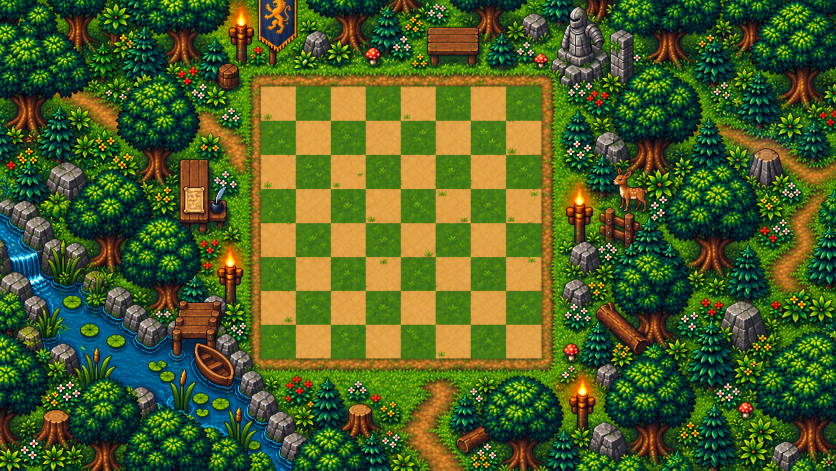
#> input picture presentation_v019/forest_wide.png, 1672 x 941 px (shown at 1/2 size)
$ python casas_madeira_r87.py
#> lines starting #> are read from the running program, lines starting #| are printed output that depends on the picture
"""R87 · Celular, tabuleiro de madeira: as 64 casas pintadas na arte (presentation_v019/forest_wide.png)
recortadas uma a uma (1 px para dentro, sem as emendas/riscos) num atlas 8x8 de casas quadradas.
O jogo desenha cada casa exatamente na grade jogável, então destaques e casas ficam alinhados."""
import os
from PIL import Image
ROOT = os.path.dirname(os.path.dirname(os.path.abspath(__file__)))
art = Image.open(os.path.join(ROOT, "presentation_v019/forest_wide.png")).convert("RGB")
#> art is the input picture: PIL image 1672x941 RGB; mean R, G, B 73.3, 95.1, 36.8
XS = [522, 592, 662, 732, 801, 872, 941, 1012, 1083]   # bordas medidas na arte (troca de cor das casas)
YS = [172, 241, 310, 378, 447, 514, 582, 649, 718]
C = 80
out = Image.new("RGB", (C * 8, C * 8))
#> out: PIL image 640x640 RGB; every value is 0
for r in range(8):
    for c in range(8):
        box = (XS[c] + 2, YS[r] + 2, XS[c + 1] - 2, YS[r + 1] - 2)
        out.paste(art.crop(box).resize((C, C), Image.LANCZOS), (c * C, r * C))
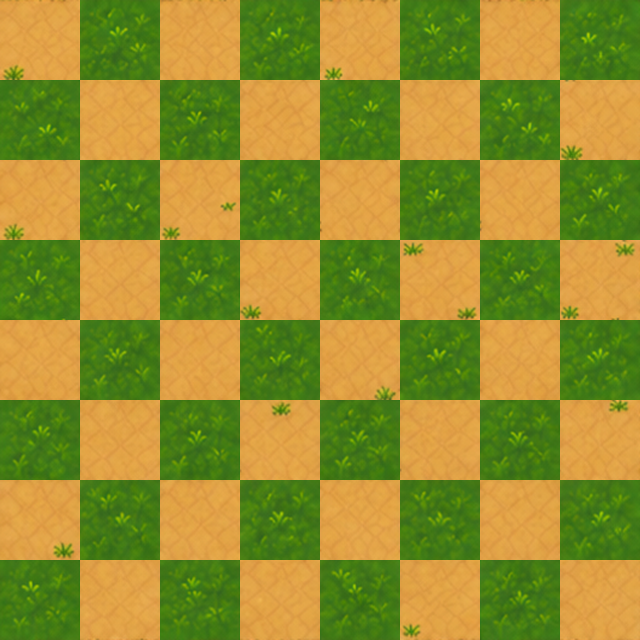
#> out: PIL image 640x640 RGB; mean R, G, B 145.9, 142.1, 44.8
out.save(os.path.join(ROOT, "visual_v018/casas_madeira.png"))
print("ok", out.size)
#| ok (640, 640)
